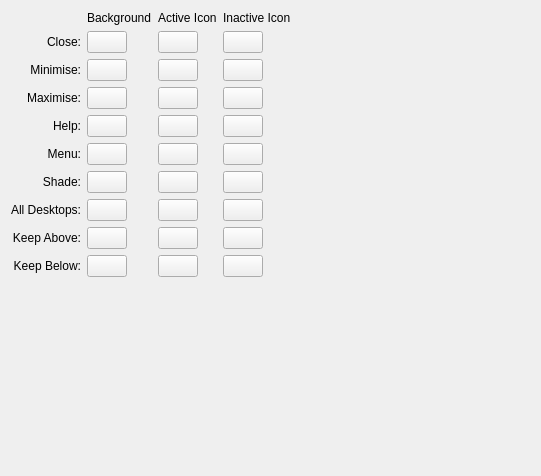
     <widget class="QWidget" name="page_20">
      <layout class="QGridLayout" name="gridLayout_4">
       <item row="0" column="0">
        <layout class="QGridLayout" name="gridLayout_3">
         <item row="0" column="1">
          <widget class="QLabel" name="label_94">
           <property name="text">
            <string>Background</string>
           </property>
          </widget>
         </item>
         <item row="0" column="2">
          <widget class="QLabel" name="label_95">
           <property name="text">
            <string>Active Icon</string>
           </property>
          </widget>
         </item>
         <item row="0" column="3">
          <widget class="QLabel" name="label_96">
           <property name="text">
            <string>Inactive Icon</string>
           </property>
          </widget>
         </item>
         <item row="1" column="1">
          <widget class="KColorButton" name="titlebarButtons_colorClose">
           <property name="sizePolicy">
            <sizepolicy hsizetype="Fixed" vsizetype="Fixed">
             <horstretch>0</horstretch>
             <verstretch>0</verstretch>
            </sizepolicy>
           </property>
           <property name="toolTip">
            <string>&lt;p&gt;Sets the custom color for 'Close' buttons.</string>
           </property>
          </widget>
         </item>
         <item row="2" column="1">
          <widget class="KColorButton" name="titlebarButtons_colorMin">
           <property name="sizePolicy">
            <sizepolicy hsizetype="Fixed" vsizetype="Fixed">
             <horstretch>0</horstretch>
             <verstretch>0</verstretch>
            </sizepolicy>
           </property>
           <property name="toolTip">
            <string>&lt;p&gt;Sets the custom color for 'Minimise' buttons.</string>
           </property>
          </widget>
         </item>
         <item row="3" column="1">
          <widget class="KColorButton" name="titlebarButtons_colorMax">
           <property name="sizePolicy">
            <sizepolicy hsizetype="Fixed" vsizetype="Fixed">
             <horstretch>0</horstretch>
             <verstretch>0</verstretch>
            </sizepolicy>
           </property>
           <property name="toolTip">
            <string>&lt;p&gt;Sets the custom color for 'Maximize' and 'Restore' buttons.</string>
           </property>
          </widget>
         </item>
         <item row="4" column="1">
          <widget class="KColorButton" name="titlebarButtons_colorHelp">
           <property name="sizePolicy">
            <sizepolicy hsizetype="Fixed" vsizetype="Fixed">
             <horstretch>0</horstretch>
             <verstretch>0</verstretch>
            </sizepolicy>
           </property>
           <property name="toolTip">
            <string>&lt;p&gt;Sets the custom color for 'Help' buttons.</string>
           </property>
          </widget>
         </item>
         <item row="5" column="1">
          <widget class="KColorButton" name="titlebarButtons_colorMenu">
           <property name="sizePolicy">
            <sizepolicy hsizetype="Fixed" vsizetype="Fixed">
             <horstretch>0</horstretch>
             <verstretch>0</verstretch>
            </sizepolicy>
           </property>
           <property name="toolTip">
            <string>&lt;p&gt;Sets the custom color for 'Menu' buttons.</string>
           </property>
          </widget>
         </item>
         <item row="6" column="1">
          <widget class="KColorButton" name="titlebarButtons_colorShade">
           <property name="sizePolicy">
            <sizepolicy hsizetype="Fixed" vsizetype="Fixed">
             <horstretch>0</horstretch>
             <verstretch>0</verstretch>
            </sizepolicy>
           </property>
           <property name="toolTip">
            <string>&lt;p&gt;Sets the custom color for 'Shade', and 'Un-Shade', buttons.</string>
           </property>
          </widget>
         </item>
         <item row="7" column="1">
          <widget class="KColorButton" name="titlebarButtons_colorAllDesktops">
           <property name="sizePolicy">
            <sizepolicy hsizetype="Fixed" vsizetype="Fixed">
             <horstretch>0</horstretch>
             <verstretch>0</verstretch>
            </sizepolicy>
           </property>
           <property name="toolTip">
            <string>&lt;p&gt;Sets the custom color for 'On All Desktop' buttons.</string>
           </property>
          </widget>
         </item>
         <item row="8" column="1">
          <widget class="KColorButton" name="titlebarButtons_colorKeepAbove">
           <property name="sizePolicy">
            <sizepolicy hsizetype="Fixed" vsizetype="Fixed">
             <horstretch>0</horstretch>
             <verstretch>0</verstretch>
            </sizepolicy>
           </property>
           <property name="toolTip">
            <string>&lt;p&gt;Sets the custom color for 'Keep Above' buttons.</string>
           </property>
          </widget>
         </item>
         <item row="9" column="1">
          <widget class="KColorButton" name="titlebarButtons_colorKeepBelow">
           <property name="sizePolicy">
            <sizepolicy hsizetype="Fixed" vsizetype="Fixed">
             <horstretch>0</horstretch>
             <verstretch>0</verstretch>
            </sizepolicy>
           </property>
           <property name="toolTip">
            <string>&lt;p&gt;Sets the custom color for 'Keep Below' buttons.</string>
           </property>
          </widget>
         </item>
         <item row="1" column="0">
          <widget class="QLabel" name="label_34">
           <property name="text">
            <string>Close:</string>
           </property>
           <property name="alignment">
            <set>Qt::AlignRight|Qt::AlignTrailing|Qt::AlignVCenter</set>
           </property>
          </widget>
         </item>
         <item row="2" column="0">
          <widget class="QLabel" name="label_35">
           <property name="text">
            <string>Minimise:</string>
           </property>
           <property name="alignment">
            <set>Qt::AlignRight|Qt::AlignTrailing|Qt::AlignVCenter</set>
           </property>
          </widget>
         </item>
         <item row="3" column="0">
          <widget class="QLabel" name="label_36">
           <property name="text">
            <string>Maximise:</string>
           </property>
           <property name="alignment">
            <set>Qt::AlignRight|Qt::AlignTrailing|Qt::AlignVCenter</set>
           </property>
          </widget>
         </item>
         <item row="4" column="0">
          <widget class="QLabel" name="label_37">
           <property name="text">
            <string>Help:</string>
           </property>
           <property name="alignment">
            <set>Qt::AlignRight|Qt::AlignTrailing|Qt::AlignVCenter</set>
           </property>
          </widget>
         </item>
         <item row="5" column="0">
          <widget class="QLabel" name="label_38">
           <property name="text">
            <string>Menu:</string>
           </property>
           <property name="alignment">
            <set>Qt::AlignRight|Qt::AlignTrailing|Qt::AlignVCenter</set>
           </property>
          </widget>
         </item>
         <item row="6" column="0">
          <widget class="QLabel" name="label_39">
           <property name="text">
            <string>Shade:</string>
           </property>
           <property name="alignment">
            <set>Qt::AlignRight|Qt::AlignTrailing|Qt::AlignVCenter</set>
           </property>
          </widget>
         </item>
         <item row="7" column="0">
          <widget class="QLabel" name="label_40">
           <property name="text">
            <string>All Desktops:</string>
           </property>
           <property name="alignment">
            <set>Qt::AlignRight|Qt::AlignTrailing|Qt::AlignVCenter</set>
           </property>
          </widget>
         </item>
         <item row="8" column="0">
          <widget class="QLabel" name="label_41">
           <property name="text">
            <string>Keep Above:</string>
           </property>
           <property name="alignment">
            <set>Qt::AlignRight|Qt::AlignTrailing|Qt::AlignVCenter</set>
           </property>
          </widget>
         </item>
         <item row="9" column="0">
          <widget class="QLabel" name="label_42">
           <property name="text">
            <string>Keep Below:</string>
           </property>
           <property name="alignment">
            <set>Qt::AlignRight|Qt::AlignTrailing|Qt::AlignVCenter</set>
           </property>
          </widget>
         </item>
         <item row="1" column="2">
          <widget class="KColorButton" name="titlebarButtons_colorCloseIcon">
           <property name="sizePolicy">
            <sizepolicy hsizetype="Fixed" vsizetype="Fixed">
             <horstretch>0</horstretch>
             <verstretch>0</verstretch>
            </sizepolicy>
           </property>
          </widget>
         </item>
         <item row="2" column="2">
          <widget class="KColorButton" name="titlebarButtons_colorMinIcon">
           <property name="sizePolicy">
            <sizepolicy hsizetype="Fixed" vsizetype="Fixed">
             <horstretch>0</horstretch>
             <verstretch>0</verstretch>
            </sizepolicy>
           </property>
          </widget>
         </item>
         <item row="3" column="2">
          <widget class="KColorButton" name="titlebarButtons_colorMaxIcon">
           <property name="sizePolicy">
            <sizepolicy hsizetype="Fixed" vsizetype="Fixed">
             <horstretch>0</horstretch>
             <verstretch>0</verstretch>
            </sizepolicy>
           </property>
          </widget>
         </item>
         <item row="4" column="2">
          <widget class="KColorButton" name="titlebarButtons_colorHelpIcon">
           <property name="sizePolicy">
            <sizepolicy hsizetype="Fixed" vsizetype="Fixed">
             <horstretch>0</horstretch>
             <verstretch>0</verstretch>
            </sizepolicy>
           </property>
          </widget>
         </item>
         <item row="5" column="2">
          <widget class="KColorButton" name="titlebarButtons_colorMenuIcon">
           <property name="sizePolicy">
            <sizepolicy hsizetype="Fixed" vsizetype="Fixed">
             <horstretch>0</horstretch>
             <verstretch>0</verstretch>
            </sizepolicy>
           </property>
          </widget>
         </item>
         <item row="6" column="2">
          <widget class="KColorButton" name="titlebarButtons_colorShadeIcon">
           <property name="sizePolicy">
            <sizepolicy hsizetype="Fixed" vsizetype="Fixed">
             <horstretch>0</horstretch>
             <verstretch>0</verstretch>
            </sizepolicy>
           </property>
          </widget>
         </item>
         <item row="7" column="2">
          <widget class="KColorButton" name="titlebarButtons_colorAllDesktopsIcon">
           <property name="sizePolicy">
            <sizepolicy hsizetype="Fixed" vsizetype="Fixed">
             <horstretch>0</horstretch>
             <verstretch>0</verstretch>
            </sizepolicy>
           </property>
          </widget>
         </item>
         <item row="8" column="2">
          <widget class="KColorButton" name="titlebarButtons_colorKeepAboveIcon">
           <property name="sizePolicy">
            <sizepolicy hsizetype="Fixed" vsizetype="Fixed">
             <horstretch>0</horstretch>
             <verstretch>0</verstretch>
            </sizepolicy>
           </property>
          </widget>
         </item>
         <item row="9" column="2">
          <widget class="KColorButton" name="titlebarButtons_colorKeepBelowIcon">
           <property name="sizePolicy">
            <sizepolicy hsizetype="Fixed" vsizetype="Fixed">
             <horstretch>0</horstretch>
             <verstretch>0</verstretch>
            </sizepolicy>
           </property>
          </widget>
         </item>
         <item row="1" column="3">
          <widget class="KColorButton" name="titlebarButtons_colorCloseInactiveIcon">
           <property name="sizePolicy">
            <sizepolicy hsizetype="Fixed" vsizetype="Fixed">
             <horstretch>0</horstretch>
             <verstretch>0</verstretch>
            </sizepolicy>
           </property>
          </widget>
         </item>
         <item row="2" column="3">
          <widget class="KColorButton" name="titlebarButtons_colorMinInactiveIcon">
           <property name="sizePolicy">
            <sizepolicy hsizetype="Fixed" vsizetype="Fixed">
             <horstretch>0</horstretch>
             <verstretch>0</verstretch>
            </sizepolicy>
           </property>
          </widget>
         </item>
         <item row="3" column="3">
          <widget class="KColorButton" name="titlebarButtons_colorMaxInactiveIcon">
           <property name="sizePolicy">
            <sizepolicy hsizetype="Fixed" vsizetype="Fixed">
             <horstretch>0</horstretch>
             <verstretch>0</verstretch>
            </sizepolicy>
           </property>
          </widget>
         </item>
         <item row="4" column="3">
          <widget class="KColorButton" name="titlebarButtons_colorHelpInactiveIcon">
           <property name="sizePolicy">
            <sizepolicy hsizetype="Fixed" vsizetype="Fixed">
             <horstretch>0</horstretch>
             <verstretch>0</verstretch>
            </sizepolicy>
           </property>
          </widget>
         </item>
         <item row="5" column="3">
          <widget class="KColorButton" name="titlebarButtons_colorMenuInactiveIcon">
           <property name="sizePolicy">
            <sizepolicy hsizetype="Fixed" vsizetype="Fixed">
             <horstretch>0</horstretch>
             <verstretch>0</verstretch>
            </sizepolicy>
           </property>
          </widget>
         </item>
         <item row="6" column="3">
          <widget class="KColorButton" name="titlebarButtons_colorShadeInactiveIcon">
           <property name="sizePolicy">
            <sizepolicy hsizetype="Fixed" vsizetype="Fixed">
             <horstretch>0</horstretch>
             <verstretch>0</verstretch>
            </sizepolicy>
           </property>
          </widget>
         </item>
         <item row="7" column="3">
          <widget class="KColorButton" name="titlebarButtons_colorAllDesktopsInactiveIcon">
           <property name="sizePolicy">
            <sizepolicy hsizetype="Fixed" vsizetype="Fixed">
             <horstretch>0</horstretch>
             <verstretch>0</verstretch>
            </sizepolicy>
           </property>
          </widget>
         </item>
         <item row="8" column="3">
          <widget class="KColorButton" name="titlebarButtons_colorKeepAboveInactiveIcon">
           <property name="sizePolicy">
            <sizepolicy hsizetype="Fixed" vsizetype="Fixed">
             <horstretch>0</horstretch>
             <verstretch>0</verstretch>
            </sizepolicy>
           </property>
          </widget>
         </item>
         <item row="9" column="3">
          <widget class="KColorButton" name="titlebarButtons_colorKeepBelowInactiveIcon">
           <property name="sizePolicy">
            <sizepolicy hsizetype="Fixed" vsizetype="Fixed">
             <horstretch>0</horstretch>
             <verstretch>0</verstretch>
            </sizepolicy>
           </property>
          </widget>
         </item>
        </layout>
       </item>
       <item row="0" column="1">
        <spacer name="horizontalSpacer_2">
         <property name="orientation">
          <enum>Qt::Horizontal</enum>
         </property>
         <property name="sizeHint" stdset="0">
          <size>
           <width>239</width>
           <height>20</height>
          </size>
         </property>
        </spacer>
       </item>
       <item row="1" column="0">
        <spacer name="verticalSpacer_5">
         <property name="orientation">
          <enum>Qt::Vertical</enum>
         </property>
         <property name="sizeHint" stdset="0">
          <size>
           <width>20</width>
           <height>188</height>
          </size>
         </property>
        </spacer>
       </item>
      </layout>
     </widget>
